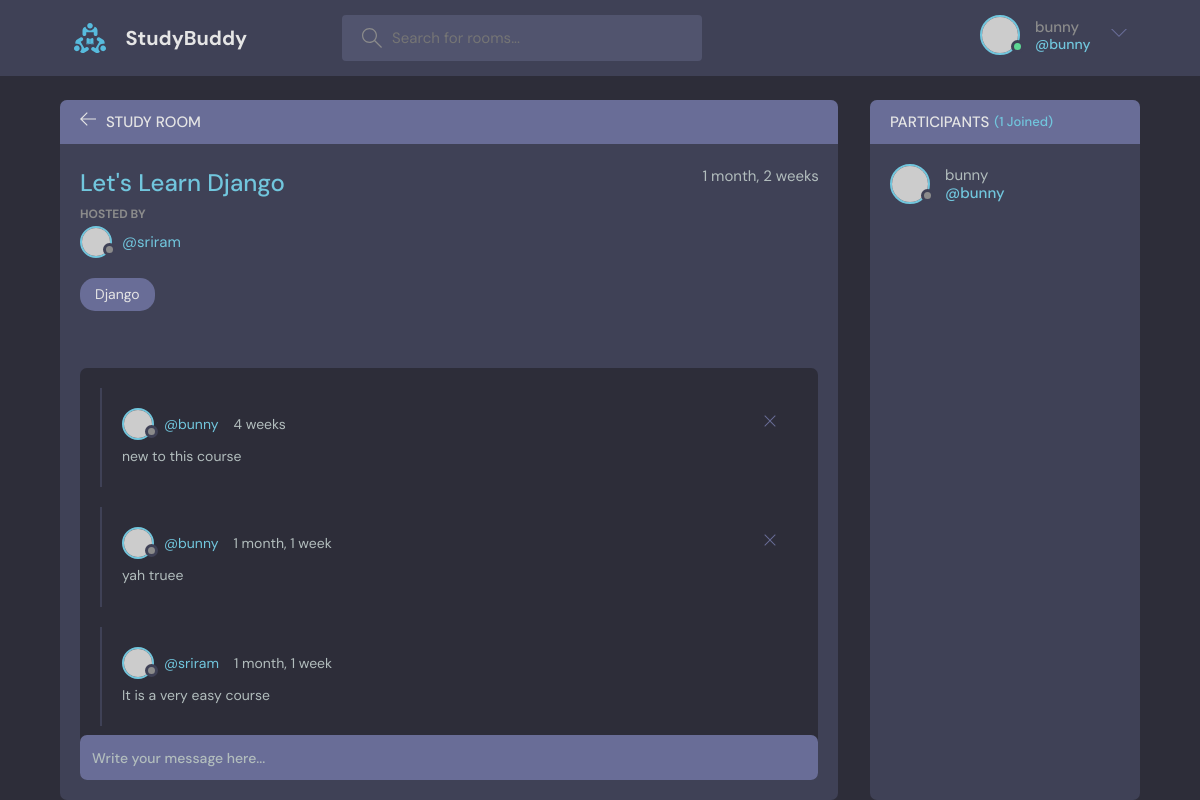
The page /room/3/ (signed in) on the database its author committed.
### base/models.py (models this page shows, shortened)
class Room(models.Model):
    host= models.ForeignKey(User , on_delete=models.SET_NULL , null= True)
    topic= models.ForeignKey(Topic , on_delete=models.SET_NULL , null= True)
    name = models.CharField(max_length=200)
    description = models.TextField(null=True , blank=True)
    participants = models.ManyToManyField(User, related_name='participants' , blank=True
                                          )
    updated = models.DateTimeField(auto_now=True)
    created = models.DateTimeField(auto_now_add=True)
    class Meta:
        ordering = ['-updated', '-created']

class Topic(models.Model):
    name = models.CharField(max_length=200)
    def __str__(self):
        return self.name

class Message(models.Model):
    user = models.ForeignKey(User, on_delete=models.CASCADE)  #user content
    room = models.ForeignKey(Room, on_delete=models.CASCADE)  #room relationship
    body = models.TextField()
    updated = models.DateTimeField(auto_now=True)   #updating user content
    created = models.DateTimeField(auto_now_add=True)   #creating user content
    class Meta:
        ordering = ['-updated', '-created']

### base/views.py (the view, shortened to what this page needs)
# urls.py: path('room/<str:pk>/',views.room, name="room"),
def room(request , pk):
    room = Room.objects.get(id=pk)
    room_messages = room.message_set.all()
    participants = room.participants.all()
    context = {'room': room , 'room_messages': room_messages , 'participants': participants}
    return render(request, 'base/room.html', context)

### base/templates/base/room.html (shortened to what this page needs)
{% extends 'main.html' %}
{% block content %}
    <main class="profile-page layout layout--2">
      <div class="container">
        <div class="room">
          <div class="room__top">
            <div class="room__topLeft">
              <a href="{% url 'home' %}">
                <svg version="1.1" xmlns="http://www.w3.org/2000/svg" width="32" height="32" viewBox="0 0 32 32">
                  <title>arrow-left</title>
                  <path
                    d="M13.723 2.286l-13.723 13.714 13.719 13.714 1.616-1.611-10.96-10.96h27.625v-2.286h-27.625l10.965-10.965-1.616-1.607z"
                  ></path>
                </svg>
              </a>
              <h3>Study Room</h3>
            </div>
          </div>
          <div class="room__box scroll">
            <div class="room__header scroll">
              <div class="room__info">
                <h3>{{room.name}}</h3>
                <span>{{room.created|timesince}}</span>
              </div>
              <div class="room__hosted">
                <p>Hosted By</p>
                <a href="{% url 'user-profile' room.host.id %}" class="room__author">
                  <div class="avatar avatar--small">
                    <img src="https://randomuser.me/api/portraits/men/37.jpg" />
                  </div>
                  <span>@{{room.host.username}}</span>
                </a>
              </div>
              <span class="room__topics">{{room.topic}}</span>
            </div>
            <div class="room__conversation">
              <div class="threads scroll">
                {% for message in room_messages %}
                <div class="thread">
                  <div class="thread__top">
                    <div class="thread__author">
                      <a href="{% url 'user-profile' message.user.id %}" class="thread__authorInfo">
                        <div class="avatar avatar--small">
                          <img src="https://randomuser.me/api/portraits/men/37.jpg" />
                        </div>
                        <span>@{{message.user.username}}</span>
                      </a>
                      <span class="thread__date">{{message.created|timesince}}</span>
                    </div>
                    {% if request.user == message.user %}
                    <a href="{% url 'delete-message' message.id %}">
                    <div class="thread__delete">
                      <svg version="1.1" xmlns="http://www.w3.org/2000/svg" width="32" height="32" viewBox="0 0 32 32">
                        <title>remove</title>
                        <path
                          d="M27.314 6.019l-1.333-1.333-9.98 9.981-9.981-9.981-1.333 1.333 9.981 9.981-9.981 9.98 1.333 1.333 9.981-9.98 9.98 9.98 1.333-1.333-9.98-9.98 9.98-9.981z"
                        ></path>
                      </svg>
                    </div>
                    </a>
                    {% endif %}
                  </div>
                  <div class="thread__details">
                    {{message.body}}
                  </div>
                </div>
                {% endfor %}
              </div>
            </div>
          </div>
          <div class="room__message">
            <form action="#"><input name="" placeholder="Write your message here..." /></form>
          </div>
        </div>
        <div class="participants">
          <h3 class="participants__top">Participants <span>({{participants.count}} Joined)</span></h3>
          <div class="participants__list scroll">
            {% for user in participants %}
            <a href="{% url 'user-profile' user.id %}" class="participant">
              <div class="avatar avatar--medium">
                <img src="https://randomuser.me/api/portraits/men/37.jpg" />
              </div>
              <p>
                {{user.username}}
                <span>@{{user.username}}</span>
              </p>
            </a>
            {% endfor %}
          </div>
        </div>
      </div>
    </main>
{% endblock content %}

### templates/navbar.html (shortened to what this page needs)
{% load static %}
<header class="header header--loggedIn">
      <div class="container">
        <a href="{% url 'home' %}" class="header__logo">
          <img src="{% static 'images/logo.svg' %}" />
          <h1>StudyBuddy</h1>
        </a>
        <form class="header__search" method="GET" action="{% url 'home' %}">
          <label>
            <input name= "q" placeholder="Search for rooms..." />
          </label>
        </form>
        <nav class="header__menu">
          {% if request.user.is_authenticated %}
          <div class="header__user">
            <a href="{% url 'update-user' %}">
              <div class="avatar avatar--medium active">
                <img src="https://randomuser.me/api/portraits/men/37.jpg" />
              </div>
              <p>{{request.user.username}} <span>@{{request.user.username}}</span></p>
            </a>
            <button class="dropdown-button">
              <svg version="1.1" xmlns="http://www.w3.org/2000/svg" width="32" height="32" viewBox="0 0 32 32">
                <title>chevron-down</title>
                <path d="M16 21l-13-13h-3l16 16 16-16h-3l-13 13z"></path>
              </svg>
            </button>
          </div>
          {% else %}
           <a href="{% url 'login' %}">
            <img src="{% static 'images/avatar.svg' %}" />
            <p>Login</p>
          </a>
          {% endif %}
        </nav>
      </div>
    </header>

### rows shown on the page
Room: name "Let's Learn Django", created "1 month, 2 weeks", host.username "sriram", topic "Django"
Message: user.username "bunny", created "4 weeks", body "new to this course"
Message: user.username "bunny", created "1 month, 1 week", body "yah truee"
Message: user.username "sriram", created "1 month, 1 week", body "It is a very easy course"

### other values the page prints
{{ request.user.username }} "bunny"
{{ participants.count }} "1"
{{ user.username }} "bunny"
